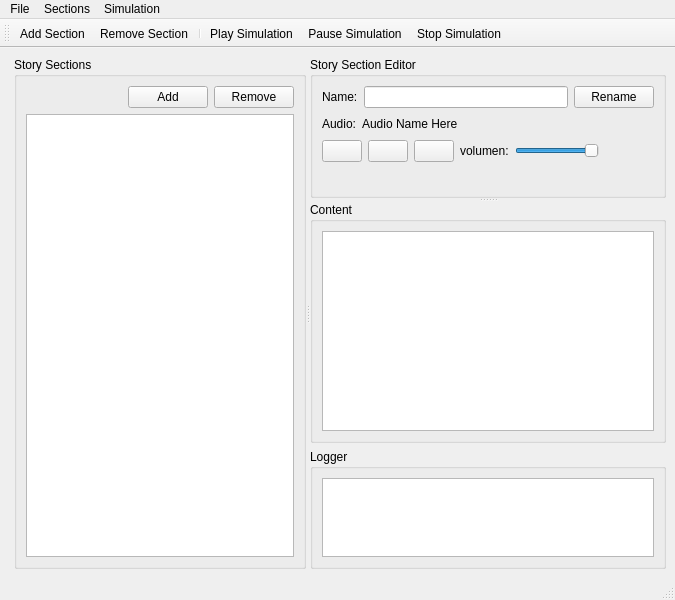
<?xml version="1.0" encoding="UTF-8"?>
<ui version="4.0">
 <class>Editor</class>
 <widget class="QMainWindow" name="Editor">
  <property name="geometry">
   <rect>
    <x>0</x>
    <y>0</y>
    <width>675</width>
    <height>600</height>
   </rect>
  </property>
  <property name="windowTitle">
   <string>Cotorro Editor</string>
  </property>
  <property name="windowIcon">
   <iconset resource="app-resources.qrc">
    <normaloff>:/icons/assets/icons/cotorro.ico</normaloff>:/icons/assets/icons/cotorro.ico</iconset>
  </property>
  <widget class="QWidget" name="centralwidget">
   <layout class="QVBoxLayout" name="verticalLayout_6">
    <item>
     <widget class="QSplitter" name="mainSplitter">
      <property name="orientation">
       <enum>Qt::Horizontal</enum>
      </property>
      <property name="opaqueResize">
       <bool>true</bool>
      </property>
      <property name="childrenCollapsible">
       <bool>false</bool>
      </property>
      <widget class="QWidget" name="layoutWidget">
       <layout class="QVBoxLayout" name="layout_storytellingSection" stretch="0">
        <property name="spacing">
         <number>3</number>
        </property>
        <property name="sizeConstraint">
         <enum>QLayout::SetMaximumSize</enum>
        </property>
        <property name="leftMargin">
         <number>5</number>
        </property>
        <item>
         <widget class="QGroupBox" name="group_storySection">
          <property name="minimumSize">
           <size>
            <width>160</width>
            <height>0</height>
           </size>
          </property>
          <property name="maximumSize">
           <size>
            <width>300</width>
            <height>16777215</height>
           </size>
          </property>
          <property name="title">
           <string>Story Sections</string>
          </property>
          <layout class="QHBoxLayout" name="horizontalLayout_2">
           <item>
            <layout class="QVBoxLayout" name="verticalLayout">
             <item>
              <layout class="QHBoxLayout" name="horizontalLayout_3">
               <item>
                <spacer name="horizontalSpacer">
                 <property name="orientation">
                  <enum>Qt::Horizontal</enum>
                 </property>
                 <property name="sizeHint" stdset="0">
                  <size>
                   <width>40</width>
                   <height>20</height>
                  </size>
                 </property>
                </spacer>
               </item>
               <item>
                <widget class="QPushButton" name="btn_addSection">
                 <property name="text">
                  <string>Add</string>
                 </property>
                </widget>
               </item>
               <item>
                <widget class="QPushButton" name="btn_removeSection">
                 <property name="text">
                  <string>Remove</string>
                 </property>
                </widget>
               </item>
              </layout>
             </item>
             <item>
              <widget class="QListWidget" name="list_storySections">
               <property name="sizePolicy">
                <sizepolicy hsizetype="Minimum" vsizetype="Expanding">
                 <horstretch>0</horstretch>
                 <verstretch>0</verstretch>
                </sizepolicy>
               </property>
               <property name="minimumSize">
                <size>
                 <width>0</width>
                 <height>0</height>
                </size>
               </property>
               <property name="maximumSize">
                <size>
                 <width>1600000</width>
                 <height>16777215</height>
                </size>
               </property>
              </widget>
             </item>
            </layout>
           </item>
          </layout>
         </widget>
        </item>
       </layout>
      </widget>
      <widget class="QWidget" name="layoutWidget">
       <layout class="QVBoxLayout" name="verticalLayout_2">
        <item>
         <widget class="QSplitter" name="splitter">
          <property name="orientation">
           <enum>Qt::Vertical</enum>
          </property>
          <property name="childrenCollapsible">
           <bool>false</bool>
          </property>
          <widget class="QGroupBox" name="ground_audioSync">
           <property name="title">
            <string>Story Section Editor</string>
           </property>
           <layout class="QVBoxLayout" name="verticalLayout_4">
            <item>
             <layout class="QHBoxLayout" name="horizontalLayout">
              <item>
               <widget class="QLabel" name="label_2">
                <property name="text">
                 <string>Name:</string>
                </property>
               </widget>
              </item>
              <item>
               <widget class="QLineEdit" name="lineSectionName"/>
              </item>
              <item>
               <widget class="QPushButton" name="btnRename">
                <property name="text">
                 <string>Rename</string>
                </property>
               </widget>
              </item>
             </layout>
            </item>
            <item>
             <layout class="QHBoxLayout" name="horizontalLayout_5">
              <item>
               <widget class="QLabel" name="label_3">
                <property name="text">
                 <string>Audio:</string>
                </property>
               </widget>
              </item>
              <item>
               <widget class="QLabel" name="lblAudioKey">
                <property name="text">
                 <string>Audio Name Here</string>
                </property>
               </widget>
              </item>
              <item>
               <spacer name="horizontalSpacer_3">
                <property name="orientation">
                 <enum>Qt::Horizontal</enum>
                </property>
                <property name="sizeHint" stdset="0">
                 <size>
                  <width>40</width>
                  <height>20</height>
                 </size>
                </property>
               </spacer>
              </item>
             </layout>
            </item>
            <item>
             <layout class="QHBoxLayout" name="horizontalLayout_4">
              <item>
               <widget class="QPushButton" name="btnPlaySimulation">
                <property name="text">
                 <string/>
                </property>
                <property name="icon">
                 <iconset resource="app-resources.qrc">
                  <normaloff>:/icons/assets/icons/player_play.ico</normaloff>:/icons/assets/icons/player_play.ico</iconset>
                </property>
               </widget>
              </item>
              <item>
               <widget class="QPushButton" name="btnPauseSimulation">
                <property name="icon">
                 <iconset resource="app-resources.qrc">
                  <normaloff>:/icons/assets/icons/player_pause.ico</normaloff>:/icons/assets/icons/player_pause.ico</iconset>
                </property>
               </widget>
              </item>
              <item>
               <widget class="QPushButton" name="btnStopSimulation">
                <property name="text">
                 <string/>
                </property>
                <property name="icon">
                 <iconset resource="app-resources.qrc">
                  <normaloff>:/icons/assets/icons/player_stop.ico</normaloff>:/icons/assets/icons/player_stop.ico</iconset>
                </property>
               </widget>
              </item>
              <item>
               <widget class="QLabel" name="lblVolumen">
                <property name="text">
                 <string>volumen:</string>
                </property>
               </widget>
              </item>
              <item>
               <widget class="QSlider" name="sliderVolumen">
                <property name="sizePolicy">
                 <sizepolicy hsizetype="Fixed" vsizetype="Fixed">
                  <horstretch>0</horstretch>
                  <verstretch>0</verstretch>
                 </sizepolicy>
                </property>
                <property name="maximum">
                 <number>100</number>
                </property>
                <property name="singleStep">
                 <number>5</number>
                </property>
                <property name="value">
                 <number>100</number>
                </property>
                <property name="orientation">
                 <enum>Qt::Horizontal</enum>
                </property>
                <property name="tickInterval">
                 <number>1</number>
                </property>
               </widget>
              </item>
              <item>
               <spacer name="horizontalSpacer_2">
                <property name="orientation">
                 <enum>Qt::Horizontal</enum>
                </property>
                <property name="sizeHint" stdset="0">
                 <size>
                  <width>40</width>
                  <height>20</height>
                 </size>
                </property>
               </spacer>
              </item>
             </layout>
            </item>
            <item>
             <widget class="QLabel" name="label">
              <property name="sizePolicy">
               <sizepolicy hsizetype="Expanding" vsizetype="Expanding">
                <horstretch>0</horstretch>
                <verstretch>0</verstretch>
               </sizepolicy>
              </property>
              <property name="text">
               <string>&lt;html&gt;&lt;head/&gt;&lt;body&gt;&lt;p align=&quot;center&quot;&gt;&lt;img src=&quot;:/images/assets/images/cotorro_banner.png&quot;/&gt;&lt;/p&gt;&lt;/body&gt;&lt;/html&gt;</string>
              </property>
             </widget>
            </item>
           </layout>
          </widget>
          <widget class="QGroupBox" name="group_content">
           <property name="maximumSize">
            <size>
             <width>16777215</width>
             <height>300</height>
            </size>
           </property>
           <property name="title">
            <string>Content</string>
           </property>
           <layout class="QVBoxLayout" name="verticalLayout_5">
            <item>
             <widget class="QPlainTextEdit" name="pText_textStory">
              <property name="maximumSize">
               <size>
                <width>16777215</width>
                <height>16777215</height>
               </size>
              </property>
              <property name="readOnly">
               <bool>true</bool>
              </property>
             </widget>
            </item>
           </layout>
          </widget>
         </widget>
        </item>
        <item>
         <widget class="QGroupBox" name="group_logger">
          <property name="maximumSize">
           <size>
            <width>16777215</width>
            <height>120</height>
           </size>
          </property>
          <property name="title">
           <string>Logger</string>
          </property>
          <layout class="QVBoxLayout" name="verticalLayout_3">
           <item>
            <widget class="QPlainTextEdit" name="pText_logger">
             <property name="readOnly">
              <bool>true</bool>
             </property>
            </widget>
           </item>
          </layout>
         </widget>
        </item>
       </layout>
      </widget>
     </widget>
    </item>
   </layout>
  </widget>
  <widget class="QMenuBar" name="menubar">
   <property name="geometry">
    <rect>
     <x>0</x>
     <y>0</y>
     <width>675</width>
     <height>20</height>
    </rect>
   </property>
   <widget class="QMenu" name="menuFile">
    <property name="title">
     <string>File</string>
    </property>
    <addaction name="actionNew"/>
    <addaction name="actionOpen"/>
    <addaction name="actionSave"/>
   </widget>
   <widget class="QMenu" name="menuSections">
    <property name="title">
     <string>Sections</string>
    </property>
    <addaction name="actionAddSection"/>
    <addaction name="actionRemoveSection"/>
   </widget>
   <widget class="QMenu" name="menuSimulation">
    <property name="title">
     <string>Simulation</string>
    </property>
    <addaction name="actionPlaySimulation"/>
    <addaction name="actionPauseSimulation"/>
    <addaction name="actionStopSimulation"/>
   </widget>
   <addaction name="menuFile"/>
   <addaction name="menuSections"/>
   <addaction name="menuSimulation"/>
  </widget>
  <widget class="QStatusBar" name="statusbar"/>
  <widget class="QToolBar" name="toolBar">
   <property name="windowTitle">
    <string>toolBar</string>
   </property>
   <property name="floatable">
    <bool>false</bool>
   </property>
   <attribute name="toolBarArea">
    <enum>TopToolBarArea</enum>
   </attribute>
   <attribute name="toolBarBreak">
    <bool>false</bool>
   </attribute>
   <addaction name="actionAddSection"/>
   <addaction name="actionRemoveSection"/>
   <addaction name="separator"/>
   <addaction name="actionPlaySimulation"/>
   <addaction name="actionPauseSimulation"/>
   <addaction name="actionStopSimulation"/>
  </widget>
  <action name="actionNew">
   <property name="icon">
    <iconset>
     <normalon>:/icons/assets/icons/file.ico</normalon>
    </iconset>
   </property>
   <property name="text">
    <string>New</string>
   </property>
   <property name="toolTip">
    <string>New project.</string>
   </property>
  </action>
  <action name="actionOpen">
   <property name="icon">
    <iconset resource="app-resources.qrc">
     <normaloff>:/icons/assets/icons/folder.ico</normaloff>:/icons/assets/icons/folder.ico</iconset>
   </property>
   <property name="text">
    <string>Open</string>
   </property>
   <property name="toolTip">
    <string>Open project.</string>
   </property>
  </action>
  <action name="actionSave">
   <property name="icon">
    <iconset resource="app-resources.qrc">
     <normaloff>:/icons/assets/icons/diskette.ico</normaloff>:/icons/assets/icons/diskette.ico</iconset>
   </property>
   <property name="text">
    <string>Save</string>
   </property>
   <property name="toolTip">
    <string>Save project.</string>
   </property>
  </action>
  <action name="actionAddSection">
   <property name="icon">
    <iconset resource="app-resources.qrc">
     <normaloff>:/icons/assets/icons/document_add.ico</normaloff>:/icons/assets/icons/document_add.ico</iconset>
   </property>
   <property name="text">
    <string>Add Section</string>
   </property>
   <property name="toolTip">
    <string>Add a story section.</string>
   </property>
  </action>
  <action name="actionRemoveSection">
   <property name="icon">
    <iconset resource="app-resources.qrc">
     <normaloff>:/icons/assets/icons/document_delete.ico</normaloff>:/icons/assets/icons/document_delete.ico</iconset>
   </property>
   <property name="text">
    <string>Remove Section</string>
   </property>
   <property name="toolTip">
    <string>Remove a story section.</string>
   </property>
  </action>
  <action name="actionPlaySimulation">
   <property name="icon">
    <iconset resource="app-resources.qrc">
     <normaloff>:/icons/assets/icons/player_play.ico</normaloff>:/icons/assets/icons/player_play.ico</iconset>
   </property>
   <property name="text">
    <string>Play Simulation</string>
   </property>
   <property name="toolTip">
    <string>Play simulation.</string>
   </property>
  </action>
  <action name="actionPauseSimulation">
   <property name="icon">
    <iconset resource="app-resources.qrc">
     <normaloff>:/icons/assets/icons/player_pause.ico</normaloff>:/icons/assets/icons/player_pause.ico</iconset>
   </property>
   <property name="text">
    <string>Pause Simulation</string>
   </property>
   <property name="toolTip">
    <string>Pause Simulation.</string>
   </property>
  </action>
  <action name="actionStopSimulation">
   <property name="icon">
    <iconset resource="app-resources.qrc">
     <normaloff>:/icons/assets/icons/player_stop.ico</normaloff>:/icons/assets/icons/player_stop.ico</iconset>
   </property>
   <property name="text">
    <string>Stop Simulation</string>
   </property>
   <property name="toolTip">
    <string>Stop simulation.</string>
   </property>
  </action>
 </widget>
 <resources>
  <include location="app-resources.qrc"/>
 </resources>
 <connections/>
</ui>
